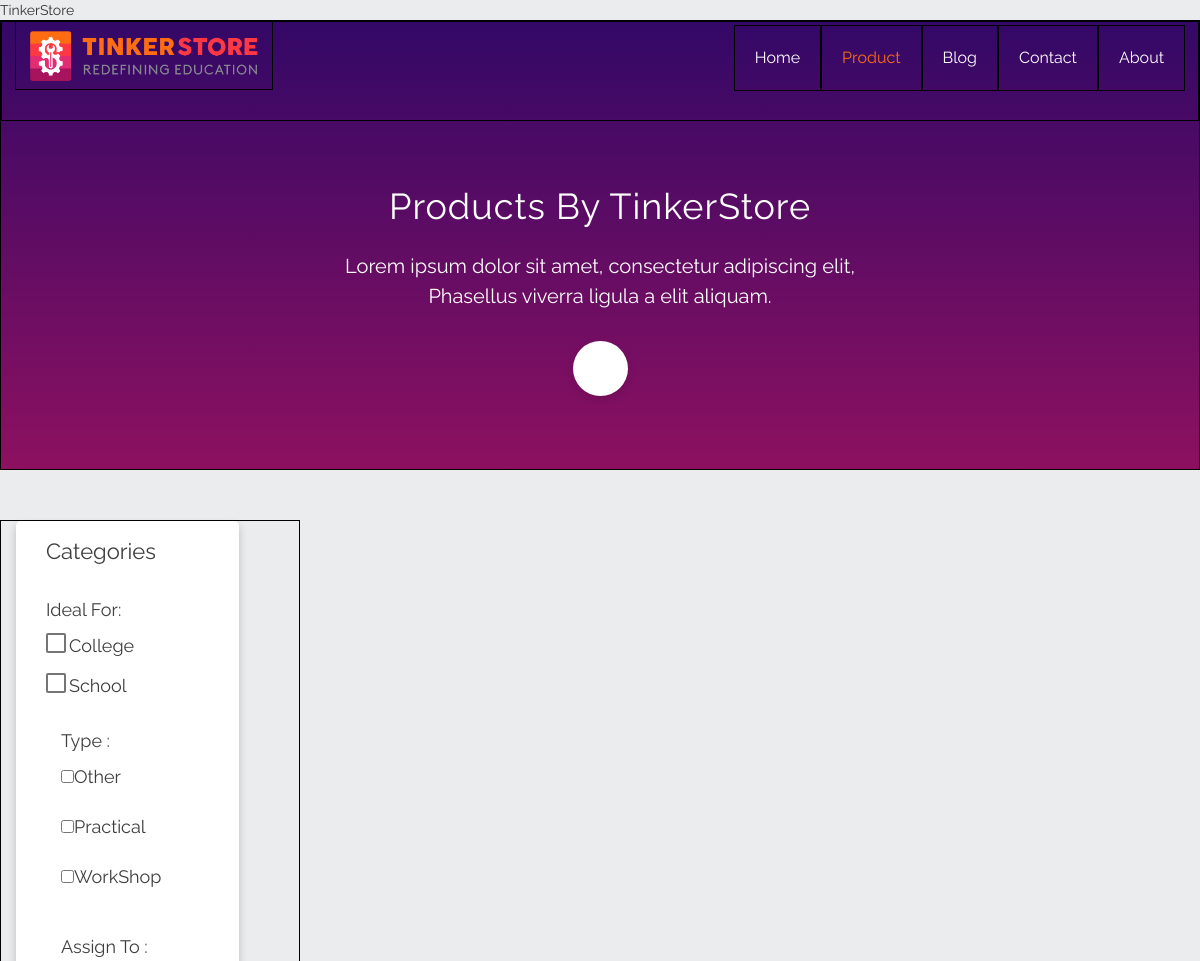
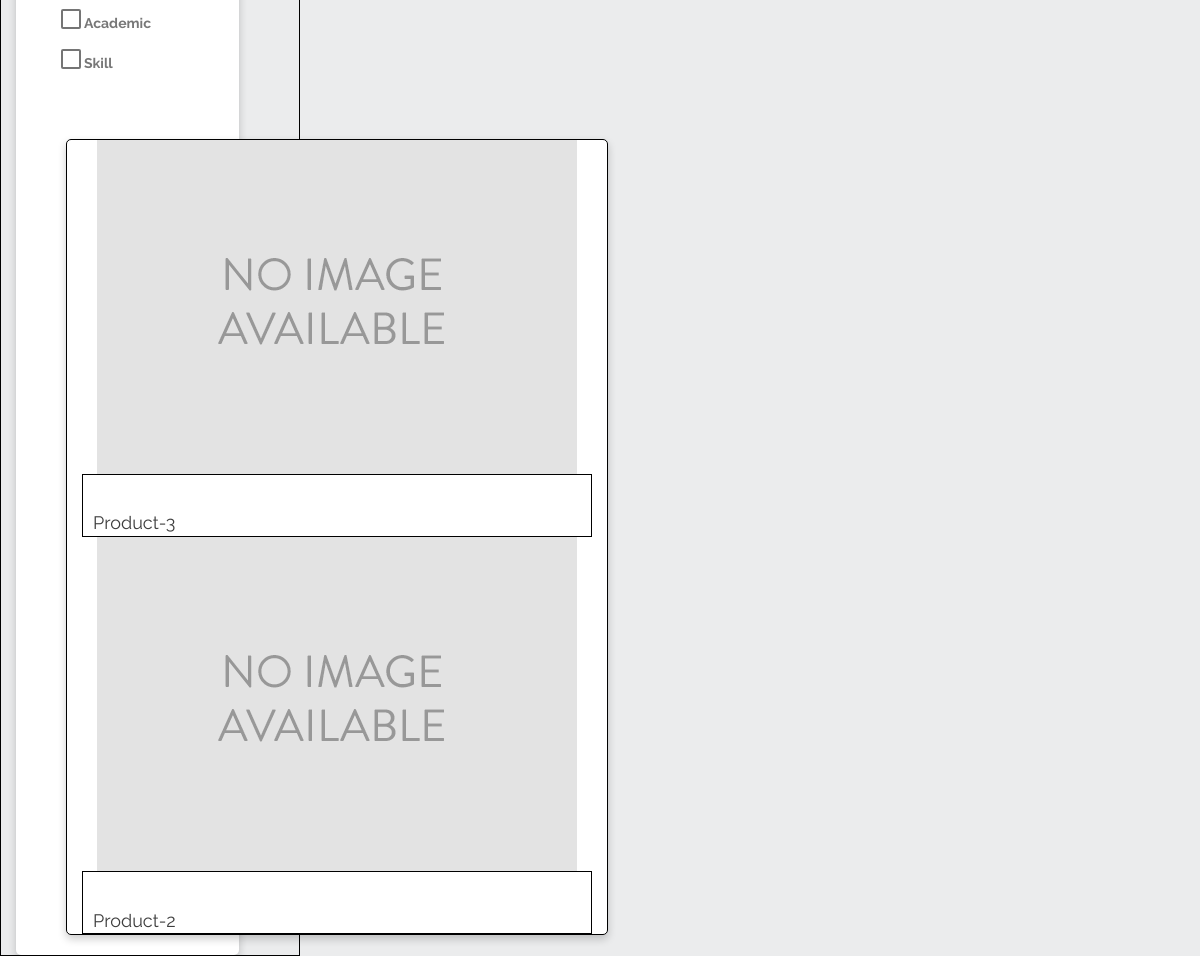
Screenshot of /schools/ with the database file from the repository (2 pictures, top to bottom).
### shop/models.py (models this page shows, shortened)
class Category(models.Model):
    name = models.CharField(max_length=200, db_index=True)
    slug = models.SlugField(max_length=200, db_index=True, unique=True)
    class Meta:
        ordering = ('name',)
        verbose_name = 'category'
        verbose_name_plural = 'categories'

class SubCategory(models.Model):
    title = models.CharField(max_length=200, db_index=True)
    slug = models.SlugField(max_length=200, db_index=True, unique=True)
    class Meta:
        ordering = ('title',)
        verbose_name = 'subcategory'
        verbose_name_plural = 'subcategories'

class Align(models.Model):
    name = models.CharField(max_length=200, db_index=True)
    slug = models.SlugField(max_length=200, db_index=True, unique=True)
    class Meta:
        ordering = ('name',)
        verbose_name = 'align'
        verbose_name_plural = 'alignto'

class Product(models.Model):
    category = models.ForeignKey(Category, related_name='subcategory')
    subcategory = models.ManyToManyField(SubCategory, related_name='products')
    align = models.ForeignKey(Align, related_name='align')
    name = models.CharField(max_length=200, db_index=True)
    slug = models.SlugField(max_length=200, db_index=True)
    image = models.ImageField(upload_to='products/%Y/%m/%d', blank=True)
    description = models.TextField(blank=True)
    price = models.DecimalField(max_digits=10, decimal_places=2)
    stock = models.PositiveIntegerField()
    available = models.BooleanField(default=True)
    created = models.DateTimeField(auto_now_add=True)
    updated = models.DateTimeField(auto_now=True)
    class Meta:
        ordering = ('-created',)
        index_together = (('id', 'slug'),)
    def get_absolute_url(self):
        return reverse('shop:product_detail', args=[self.id, self.slug])

### shop/views.py (the view)
# urls.py: url(r'^(?P<category_slug>[-\w]+)/$', views.product_list, name='product_list_by_category'),
def product_list(request, category_slug=None):
    category = None
    subcategory = None
    align = None
    categories = Category.objects.all()
    subcategories = SubCategory.objects.all()
    alignto = Align.objects.all()
    products = Product.objects.filter(available=True)
    if category_slug :
        category = get_object_or_404(Category, slug=category_slug)
        products = products.filter(category=category)
    return render(request, 'shop/product/list.html', {'category': category, 'subcategory' : subcategory, 'align' : align,
                                                  'categories': categories, 'subcategories' : subcategories, 'alignto' : alignto,
                                                  'products': products })

### shop/templates/shop/product/list.html (shortened to what this page needs)
{% extends "shop/base.html" %}
{% load static %}
{% block content %}
    <section class="products-header">
		<header id="main-header">
          <nav class="navbar navbar-default navbar-fixed-top">
            <div class="container">
			<div class="navbar-header">
                <a class="navbar-brand  " href="#">
                	<img src="img/Logo-main.png">
                </a>
              </div>
			<div class=" collapse navbar-collapse" id="myNavbar">
				<ul class="nav navbar-nav navbar-right">
					<li class=" ">
						<a href="">
							Home
						</a>
					</li>
				<li class=" active ">
						<a href="">
							Product
						</a>
					</li>
					<li class=" ">
						<a href="">
							Blog
						</a>
					</li>
					<li class=" ">
						<a href="">
							Contact
						</a>
					</li>
					<li class=" ">
						<a href="">
							About
						</a>
					</li>
				</ul>
			</div>
		</div>
	</nav>
		</header>
		<div class="wrapper header-description">
			<div class="container-fluid">
			<div class="row text-center">
		<div class="upper-text container">
				Products By TinkerStore
			</div>
		<div class="lower-text container">
			Lorem ipsum dolor sit amet, consectetur adipiscing elit,<br>Phasellus viverra ligula a elit aliquam.
		</div>
		<div class="p-icon">
			</div>
			</div>
		</div>
		</div>
	</section>
<section class="products-main">
	<div class="container-fluid">
		<div class="row ">
		<div class="section-left col-xs-6 col-sm-4 col-md-3">
			<div class="checkbox-menu col-xs-12 col-md-10">
				<div class="heading">
					Categories
				</div>
				<div class="sub-heading ">
					Ideal For:
				<div class="checkboxes ideal">
                {% for c in categories %}
				<div class="md-checkbox ">
                            <input type="checkbox" id="someDynamicId" class="Checkbox" value="{{ c.name }}">{{ c.name }}
				</div>
                {% endfor %}
				</div>
				<div class="sub-heading">
					Type :
                {% for a in subcategories %}
				<div class="checkboxes types">
                        <input type="checkbox" id="i{{ subcategory.id }}" class="Checkbox" value="{{ a.title }}">{{ a.title }}
				</div>
                {% endfor %}
				</div>
				<div class="sub-heading">
					Assign To :
				<div class="checkboxes assign">
                {% for k in alignto %}
				<div class="md-checkbox ">
                        <label for=""{% if align.slug == k.slug %}class="selected"{% endif %}>
                            <input type="checkbox" class="Checkbox" value="{{ k.name }}">{{ k.name }}
                        </label>
				</div>
                 {% endfor %}
				</div>
			</div>
		</div>
		<div class="section-right col-xs-6 col-sm-8 col-md-9">
			<div class="main-product col-xs-12 col-sm-5 col-md-3">
             {% for product in products %}
				<div class="product-img col-xs-12 ">
					 <a href="{{ product.get_absolute_url }}">
                        <img src="{% if product.image %}{{ product.image.url }}{% else %}{% static "img/no_image.png" %}{% endif %}">
                     </a>
                </div>
					<div class=" product-description col-xs-12	">
                        <br>
                        <a href="{{ product.get_absolute_url }}">{{ product.name }}</a><br>
					</div>
             {% endfor %}
		    </div>
        </div>
            </div>
</section>
{% endblock %}

### shop/static/css/products.css (style rules this page uses)
body { font-family: 'Raleway', sans-serif; margin: 0; padding: 0; background-color: #ebeced; }
header { position: relative; width: 100%; min-height: 100px; border:1px solid black; }
.products-header { width: 100%; min-height: 450px; border:1px solid black; background-image: linear-gradient(to top, #a8135e -30%, #330867 100%); }
.navbar-default { background-color: transparent; border:0px; padding: 20px 0; transition: all 0.3s; }
.navbar-collapse { margin-top: 5px; }
.navbar-default .navbar-brand { padding: 0px; }
.navbar-brand { padding: 0px; height: 70px; border: 1px solid black; }
.navbar-brand img { width: inherit; height: inherit; }
.navbar-default .navbar-nav > li > a { padding: 5px 20px; font-size: 16px; line-height: 54px; font-weight: 400; background: transparent; color: #fff; -webkit-transition: color 0.2s ease-out; transition: color 0.2s ease-out; border:1px solid black; }
.navbar-default .navbar-nav > .active > a, .navbar-default .navbar-nav > .active > a:focus, .navbar-default .navbar-nav > .active > a:hover { color: #ff6c11; background-color: transparent; }
.header-description { margin-top: 50px; }
.upper-text { padding: 10px; font-size: 36px; color: white; line-height: 50px; letter-spacing: 1px; }
.lower-text { padding: 10px; font-size: 20px; color: white; line-height: 30px; }
.p-icon { margin: 10px auto; margin-top: 20px; width: 55px; height: 55px; border-radius: 50%; background-color: white; box-shadow: 0 4px 8px 0 rgba(0,0,0,0.1); }
.products-main { margin-top: 50px; }
.section-left { float: left; border:1px solid black; }
.checkbox-menu { border-radius: 5px; min-height: 750px; background-color: white; box-shadow: 0 4px 8px 0 rgba(0,0,0,0.2); }
.heading,.sub-heading { padding: 15px; color: #3e3e3e; vertical-align: middle; font-size: 22px; }
.sub-heading { font-size: 18px; }
.checkboxes { padding-top: 10px; }
.age,.assign,.ideal,.types { min-height: 50px; }
*, *:before, *:after { box-sizing: border-box; }
.md-checkbox { position: relative; height: 40px; }
.md-checkbox label { cursor: pointer; color: #777777; }
.md-checkbox label:before, .md-checkbox label:after { content: ""; position: absolute; left: 0; top: 0; }
.md-checkbox label:before { width: 20px; height: 20px; background: #fff; border: 2px solid rgba(0, 0, 0, 0.54); border-radius: 2px; cursor: pointer; transition: background 0.3s; }
.md-checkbox input[type="checkbox"] { outline: 0; margin-right: 10px; }
.main-product { min-height: 420px; border-radius: 5px; display: inline-table; background-color: white; box-shadow: 0 4px 8px 0 rgba(0,0,0,0.2); transition: all 0.3s ease; margin: 20px; border: 1px solid black; }
.product-img { background-size: contain; position: relative; min-height: 20px; border-radius: 5px 5px 0px 0px; filter: grayscale(50%); }
.product-img img { width: inherit; height: inherit; }
.product-description { padding-left: 10px; color: #3e3e3e; font-size: 18px; padding-top: 10px; border: 1px solid black; }
label { font-size: 14px; }
a { color: inherit; }

### rows the page displays
Category: name "College"
Category: name "School"
SubCategory: title "Other"
SubCategory: title "Practical"
SubCategory: title "WorkShop"
Align: name "Academic"
Align: name "Skill"
Product: name "Product-3"
Product: name "Product-2"
